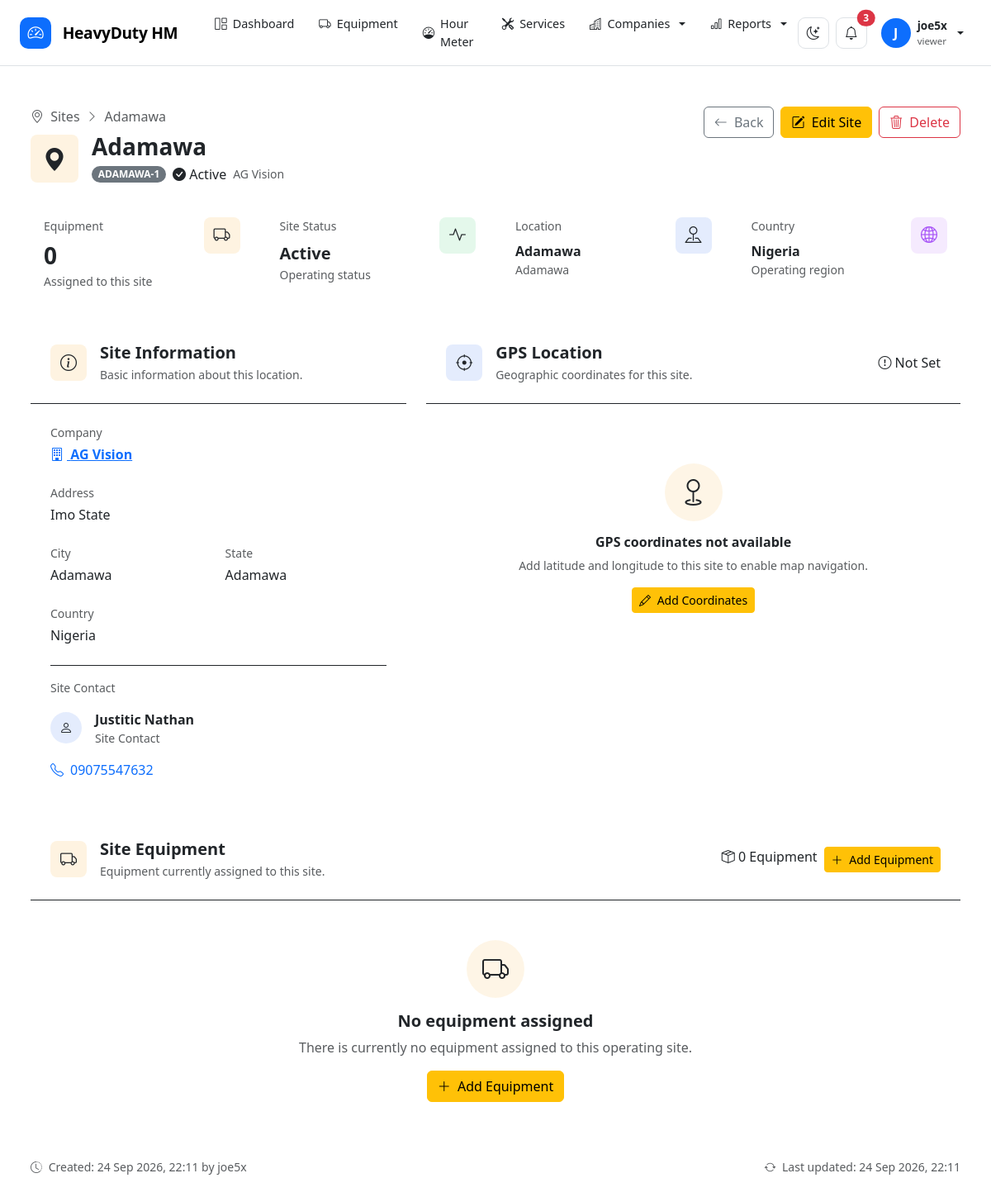
The page /companies/sites/1/ (signed in) on the database as committed earlier.
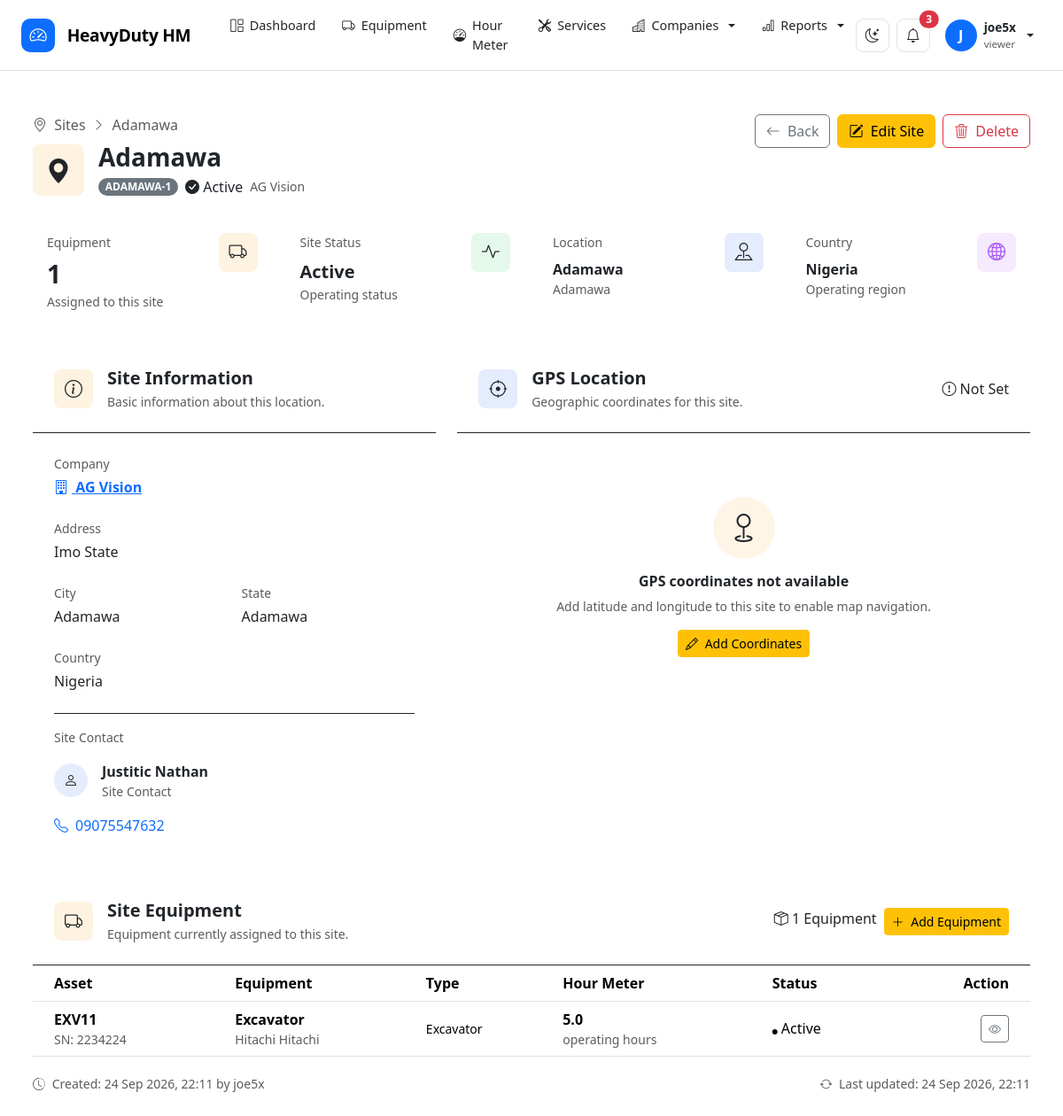
The same page on the database as committed later.
### equipment/models.py (models this page shows, shortened)
class Equipment(models.Model):
    class Status(models.TextChoices):
        ACTIVE = "active", "Active"
        IDLE = "idle", "Idle"
        MAINTENANCE = "maintenance", "Under Maintenance"
        OUT_OF_SERVICE = "out_of_service", "Out of Service"
        RETIRED = "retired", "Retired"
    class EquipmentType(models.TextChoices):
        EXCAVATOR = "excavator", "Excavator"
        BULLDOZER = "bulldozer", "Bulldozer"
        LOADER = "loader", "Wheel Loader"
        GRADER = "grader", "Motor Grader"
        CRANE = "crane", "Crane"
        DUMPER = "dumper", "Dump Truck"
        TRACTOR = "tractor", "Tractor"
        GENERATOR = "generator", "Generator"
        COMPRESSOR = "compressor", "Compressor"
        FORKLIFT = "forklift", "Forklift"
        OTHER = "other", "Other"
    company = models.ForeignKey(
        Company,
        on_delete=models.CASCADE,
        related_name="equipment"
    )
    site = models.ForeignKey(
        Site,
        on_delete=models.SET_NULL,
        null=True,
        blank=True,
        related_name="equipment"
    )
    asset_number = models.CharField(
        max_length=50
    )
    name = models.CharField(
        max_length=200
    )
    equipment_type = models.CharField(
        max_length=30,
        choices=EquipmentType.choices
    )
    manufacturer = models.CharField(
        max_length=100,
        blank=True
    )
    model = models.CharField(
        max_length=100,
        blank=True
    )
    serial_number = models.CharField(
        max_length=150,
        blank=True
    )
    registration_number = models.CharField(
        max_length=100,
        blank=True
    )
    year = models.PositiveIntegerField(
        null=True,
        blank=True
    )
    current_hours = models.DecimalField(
        max_digits=12,
        decimal_places=1,
        default=0
    )
    status = models.CharField(
        max_length=30,
        choices=Status.choices,
        default=Status.ACTIVE
    )
    image = models.ImageField(
        upload_to="equipment/",
        blank=True,
        null=True
    )
    description = models.TextField(
        blank=True
    )
    purchase_date = models.DateField(
        null=True,
        blank=True
    )
    commissioning_date = models.DateField(
        null=True,
        blank=True
    )
    created_by = models.ForeignKey(
        settings.AUTH_USER_MODEL,
        on_delete=models.SET_NULL,
        null=True,
        blank=True,
        related_name="created_equipment"
    )
    created_at = models.DateTimeField(
        auto_now_add=True
    )
    updated_at = models.DateTimeField(
        auto_now=True
    )
    class Meta:
        ordering = ["asset_number"]
        constraints = [
            models.UniqueConstraint(
                fields=["company", "asset_number"],
                name="unique_asset_number_per_company"
            )
        ]

### companies/views.py (the view)
@login_required
def site_detail(request, pk):
    site = get_object_or_404(
        Site.objects.select_related(
            "company",
            "created_by",
        ),
        pk=pk,
    )
    equipment = (
        site.equipment
        .select_related(
            "company",
            "site",
        )
        .order_by("asset_number")
    )
    context = {
        "site": site,
        "equipment": equipment,
    }
    return render(
        request,
        "companies/site_detail.html",
        context,
    )

### templates/companies/site_detail.html (shortened to what the changed rows need)
{% extends "base.html" %}
{% block content %}
<div class="container-fluid py-4">
    <div class="d-flex flex-wrap justify-content-between align-items-start gap-3 mb-4">
        <div>
            <div class="d-flex align-items-center gap-3">
                <div>
                    <h1 class="h3 fw-bold mb-1">
                        {{ site.name }}
                    </h1>
                </div>
            </div>
        </div>
    </div>
    <div class="row g-3 mb-4">
        <div class="col-sm-6 col-xl-3">
            <div class="hm-card p-3 h-100">
                <div class="d-flex justify-content-between align-items-start">
                    <div>
                        <div class="text-muted small mb-1">
                            Equipment
                        </div>
                        <div class="fs-3 fw-bold">
                            {{ equipment|length }}
                        </div>
                        <div class="small text-muted">
                            Assigned to this site
                        </div>
                    </div>
                </div>
            </div>
        </div>
    </div>
    <div class="hm-card mt-4">
        <div
            class="p-4 border-bottom"
            style="border-color: var(--border) !important;"
        >
            <div class="d-flex flex-wrap justify-content-between align-items-center gap-3">
                <div class="d-flex gap-2">
                    <span class="hm-badge hm-badge-info">
                        <i class="bi bi-box-seam"></i>
                        {{ equipment|length }} Equipment
                    </span>
                    <a
                        href="{% url 'equipment:create' %}?site={{ site.pk }}"
                        class="btn btn-sm btn-warning"
                    >
                        <i class="bi bi-plus-lg me-1"></i>
                        Add Equipment
                    </a>
                </div>
            </div>
        </div>
        {% if equipment %}
            <div class="table-responsive">
                <table class="table align-middle mb-0">
                    <thead>
                        <tr>
                            <th class="ps-4">
                                Asset
                            </th>
                            <th>
                                Equipment
                            </th>
                            <th>
                                Type
                            </th>
                            <th>
                                Hour Meter
                            </th>
                            <th>
                                Status
                            </th>
                            <th class="text-end pe-4">
                                Action
                            </th>
                        </tr>
                    </thead>
                    <tbody>
                        {% for item in equipment %}
                            <tr>
                                <td class="ps-4">
                                    <div class="fw-bold">
                                        {{ item.asset_number }}
                                    </div>
                                    {% if item.serial_number %}
                                        <div class="small text-muted">
                                            SN: {{ item.serial_number }}
                                        </div>
                                    {% endif %}
                                </td>
                                <td>
                                    <div class="fw-semibold">
                                        {{ item.name }}
                                    </div>
                                    {% if item.manufacturer %}
                                        <div class="small text-muted">
                                            {{ item.manufacturer }}
                                            {% if item.model %}
                                                {{ item.model }}
                                            {% endif %}
                                        </div>
                                    {% endif %}
                                </td>
                                <td>
                                    <span class="small">
                                        {% if item.get_equipment_type_display %}
                                            {{ item.get_equipment_type_display }}
                                        {% else %}
                                            —
                                        {% endif %}
                                    </span>
                                </td>
                                <td>
                                    <div class="fw-bold">
                                        {{ item.current_hours|floatformat:1 }}
                                    </div>
                                    <div class="small text-muted">
                                        operating hours
                                    </div>
                                </td>
                                <td>
                                    {% if item.status == "active" %}
                                        <span class="hm-badge hm-badge-success">
                                            <i class="bi bi-circle-fill"
                                               style="font-size:6px;"></i>
                                            Active
                                        </span>
                                    {% elif item.status == "idle" %}
                                        <span class="hm-badge hm-badge-info">
                                            <i class="bi bi-circle-fill"
                                               style="font-size:6px;"></i>
                                            Idle
                                        </span>
                                    {% elif item.status == "maintenance" %}
                                        <span class="hm-badge hm-badge-warning">
                                            <i class="bi bi-wrench"></i>
                                            Maintenance
                                        </span>
                                    {% elif item.status == "out_of_service" %}
                                        <span class="hm-badge hm-badge-danger">
                                            <i class="bi bi-x-circle"></i>
                                            Out of Service
                                        </span>
                                    {% else %}
                                        <span class="hm-badge hm-badge-danger">
                                            Retired
                                        </span>
                                    {% endif %}
                                </td>
                                <td class="text-end pe-4">
                                    <a
                                        href="{% url 'equipment:detail' item.pk %}"
                                        class="btn btn-sm btn-outline-secondary"
                                        title="View equipment"
                                    >
                                        <i class="bi bi-eye"></i>
                                    </a>
                                </td>
                            </tr>
                        {% endfor %}
                    </tbody>
                </table>
            </div>
        {% else %}
            <div class="text-center py-5">
                <div
                    class="rounded-circle d-inline-flex align-items-center justify-content-center mb-3"
                    style="
                        width: 70px;
                        height: 70px;
                        background: rgba(245,158,11,.10);
                        color: var(--primary);
                    "
                >
                    <i class="bi bi-truck fs-2"></i>
                </div>
                <h5 class="fw-bold">
                    No equipment assigned
                </h5>
                <p class="text-muted mb-3">
                    There is currently no equipment assigned
                    to this operating site.
                </p>
                <a
                    href="{% url 'equipment:create' %}?site={{ site.pk }}"
                    class="btn btn-warning"
                >
                    <i class="bi bi-plus-lg me-1"></i>
                    Add Equipment
                </a>
            </div>
        {% endif %}
    </div>
</div>
{% endblock %}

Rows that differ between the two databases and show on the page:
added Equipment: asset_number "EXV11", serial_number "2234224", name "Excavator", manufacturer "Hitachi", model "Hitachi", equipment_type "Excavator", current_hours "5.0", status "active" (drawn)
Other text that changed with them:
{{ equipment|length }}: "0" → "1"
text no longer shown: "No equipment assigned There is currently no equipment assigned to this operating site. Add Equipment"
text now shown: "Asset Equipment Type Hour Meter Status Action"
